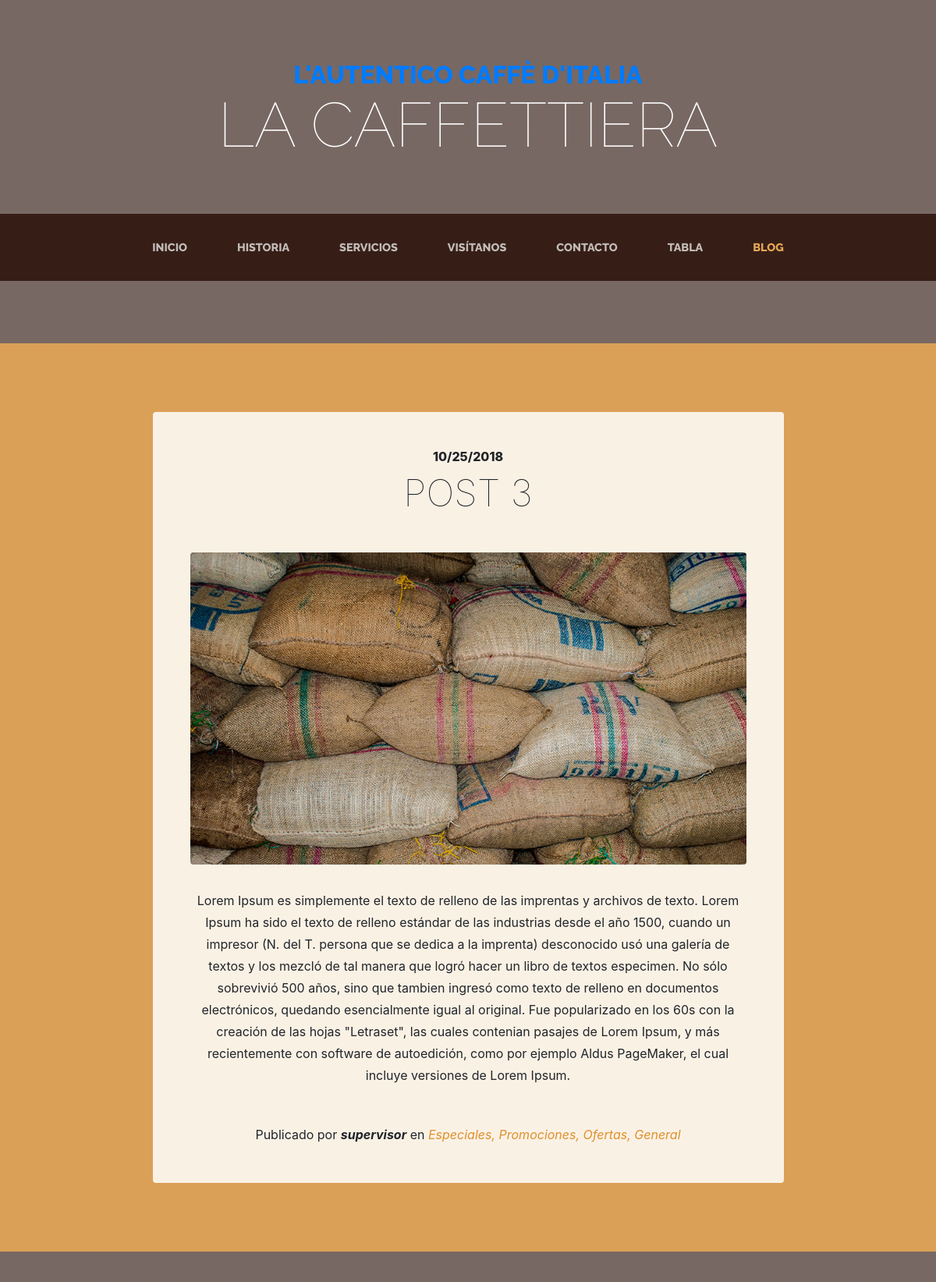
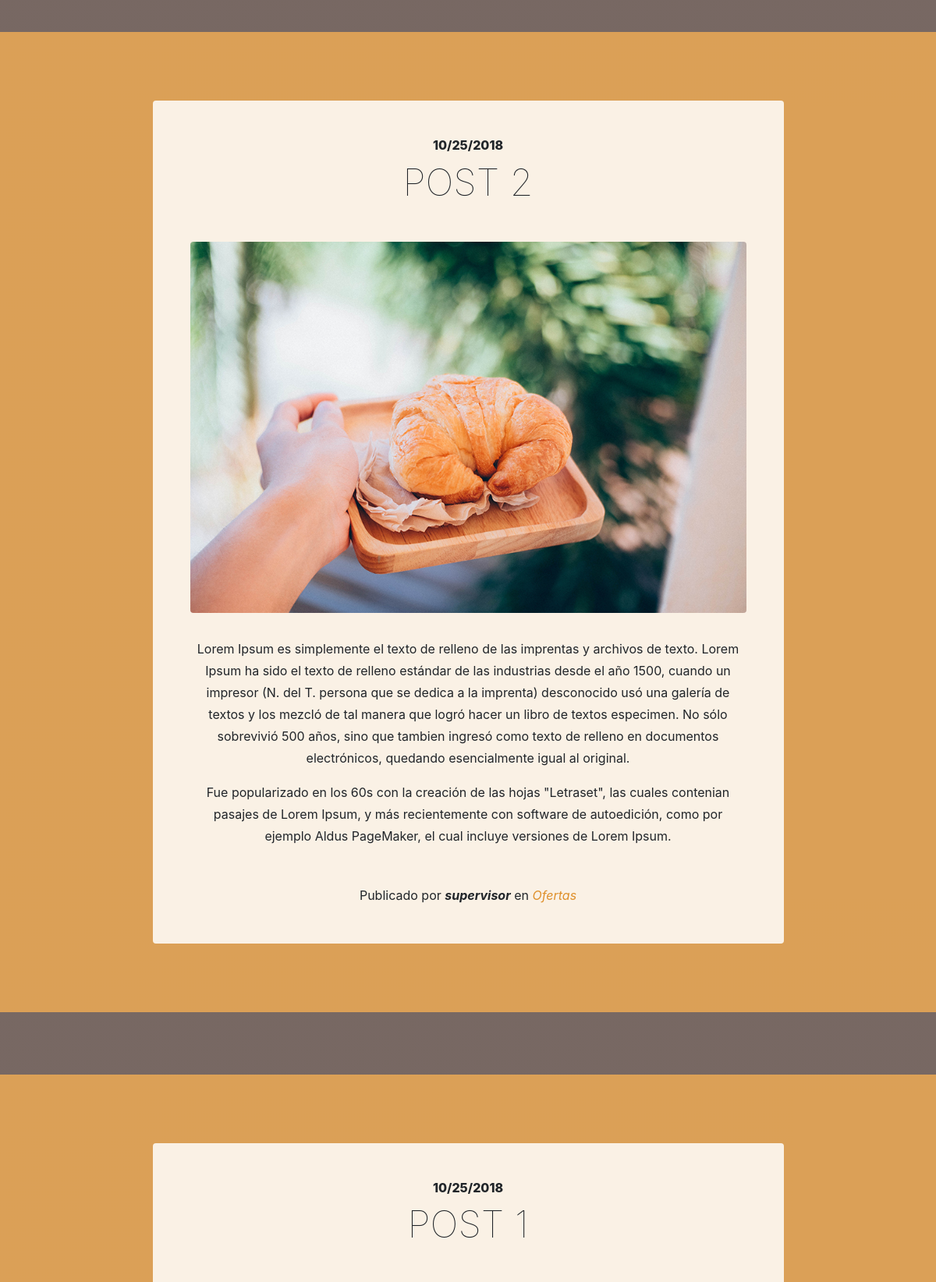
Screenshot of /blog/ (upper part) with the database file from the repository (2 pictures, top to bottom).
### blog/models.py (models this page shows, shortened)
class Post(models.Model):
    title = models.CharField(max_length=200, verbose_name="Título")
    content = models.TextField(verbose_name="Contenido")
    published = models.DateTimeField(verbose_name="Fecha de la publicación", default=now)
    image = models.ImageField(verbose_name="Imagen", upload_to="blog", null=True, blank=True)
    author = models.ForeignKey(User, verbose_name="Autor", on_delete=models.CASCADE)
    categories = models.ManyToManyField(Category, verbose_name="Categorias", related_name="get_posts")
    created = models.DateTimeField(auto_now_add=True, verbose_name="Fecha de creación")
    updated = models.DateTimeField(auto_now=True, verbose_name="Fecha de edición")
    class Meta:
        verbose_name = "entrada"
        verbose_name_plural = "entradas"
        ordering = ["-created"]

class Category(models.Model):
    name = models.CharField(max_length=100, verbose_name="Nombre")
    created = models.DateTimeField(auto_now_add=True, verbose_name="Fecha de creación")
    updated = models.DateTimeField(auto_now=True, verbose_name="Fecha de edición")
    class Meta:
        verbose_name = "categoria"
        verbose_name_plural = "categorias"
        ordering = ["-created"]

### blog/views.py (the view)
# urls.py: path('', views.blog, name="blog"),
def blog(request):
    posts = Post.objects.all()
    return render(request, "blog/blog.html", {'posts': posts})

### pages/templatetags/pages_extras.py (called while the page is built)
@register.simple_tag
def get_page_list():
    pages = Page.objects.all()
    return pages

### social/processors.py (called while the page is built)
def ctx_dict(request):
    ctx = {}
    links = Link.objects.all()
    for link in links:
        ctx[link.key] = link.url
    return ctx

### blog/templates/blog/blog.html (shortened to what this page needs)
{% extends 'core/base.html' %}
{% load static %}
{% block content %}
  {% for post in posts %}
    <section class="page-section cta">
      <div class="container">
        <div class="row">
          <div class="col-xl-9 mx-auto">
            <div class="cta-innerv text-center rounded">
              <h2 class="section-heading mb-5">
                <span class="section-heading-upper"> {{post.published|date:"SHORT_DATE_FORMAT"}} </span>
                <span class="section-heading-lower">{{post.title}}</span>
              </h2>
              <p class="mb-0">
                <img class="mx-auto d-flex rounded img-fluid mb-3 mb-lg-0" src="{{post.image.url}}" alt="">
              </p>
              <p class="mb-0 mbt">{{post.content|linebreaks}}</p>
              <p class="mb-0 mbt">
                <span class="section-heading-under">Publicado por <em><b>{{post.author}}</b></em> en
                  <em>
                    {% for category in post.categories.all %}
                    <a href=" {% url 'category' category.id %} " class="link"> {{category.name}}{% if not forloop.last %},{%endif%} </a>
                    {% endfor %}
                  </em>
                </span>
              </p>
            </div>
          </div>
        </div>
      </div>
    </section>
  {% endfor %}
{% endblock %}

### core/static/core/css/business-casual.css (style rules this page uses)
body { font-family: 'Lora'; background: linear-gradient(rgba(47, 23, 15, 0.65), rgba(47, 23, 15, 0.65)), url("../img/bg.jpg"); background-attachment: fixed; background-position: center; background-size: cover; }
h1, h2, h3, h4, h5, h6 { font-family: 'Raleway'; }
p { line-height: 1.75; }
.page-section { margin-top: 5rem; margin-bottom: 5rem; }
.section-heading { text-transform: uppercase; }
.section-heading .section-heading-upper { display: block; font-size: 1rem; font-weight: 800; padding-bottom:.5rem; }
.section-heading .section-heading-lower { display: block; font-size: 3rem; font-weight: 100; }
.cta { padding-top: 5rem; padding-bottom: 5rem; background-color: rgba(230, 167, 86, 0.9); }
.cta .cta-innerv { position: relative; padding: 3rem; margin: 0.5rem; background-color: rgba(255, 255, 255, 0.85); }
.mbt { padding-top: 2rem; }
a.link { color: #df902a; }

### rows the page displays
Post: published "10/25/2018", title "POST 3", image (picture), content "Lorem Ipsum es simplemente el texto de relleno de las imprentas y archivos de texto. Lorem Ipsum ha sido el texto de relleno estándar de las industrias desde el año 1500, cuando un impresor (N. del T. persona que se dedica a la imprenta) desconocido usó una galería de textos y los mezcló de tal manera que logró hacer un libro de textos especimen. No sólo sobrevivió 500 años, sino que tambien ingresó como texto de relleno en documentos electrónicos, quedando esencialmente igual al original. Fue popularizado en los 60s con la creación de las hojas \"Letraset\", las cuales contenian pasajes de Lorem Ipsum, y más recientemente con software de autoedición, como por ejemplo Aldus PageMaker, el cual…", author "supervisor"
Category: name "Especiales"
Category: name "Promociones"
Category: name "Ofertas"
Category: name "General"
Post: published "10/25/2018", title "POST 2", image (picture), content "Lorem Ipsum es simplemente el texto de relleno de las imprentas y archivos de texto. Lorem Ipsum ha sido el texto de relleno estándar de las industrias desde el año 1500, cuando un impresor (N. del T. persona que se dedica a la imprenta) desconocido usó una galería de textos y los mezcló de tal manera que logró hacer un libro de textos especimen. No sólo sobrevivió 500 años, sino que tambien ingresó como texto de relleno en documentos electrónicos, quedando esencialmente igual al original. Fue popularizado en los 60s con la creación de las hojas \"Letraset\", las cuales contenian pasajes de Lorem Ipsum, y más recientemente con software de autoedición, como por ejemplo Aldus PageMaker, el cual…", author "supervisor"
Post: published "10/25/2018", title "POST 1"
